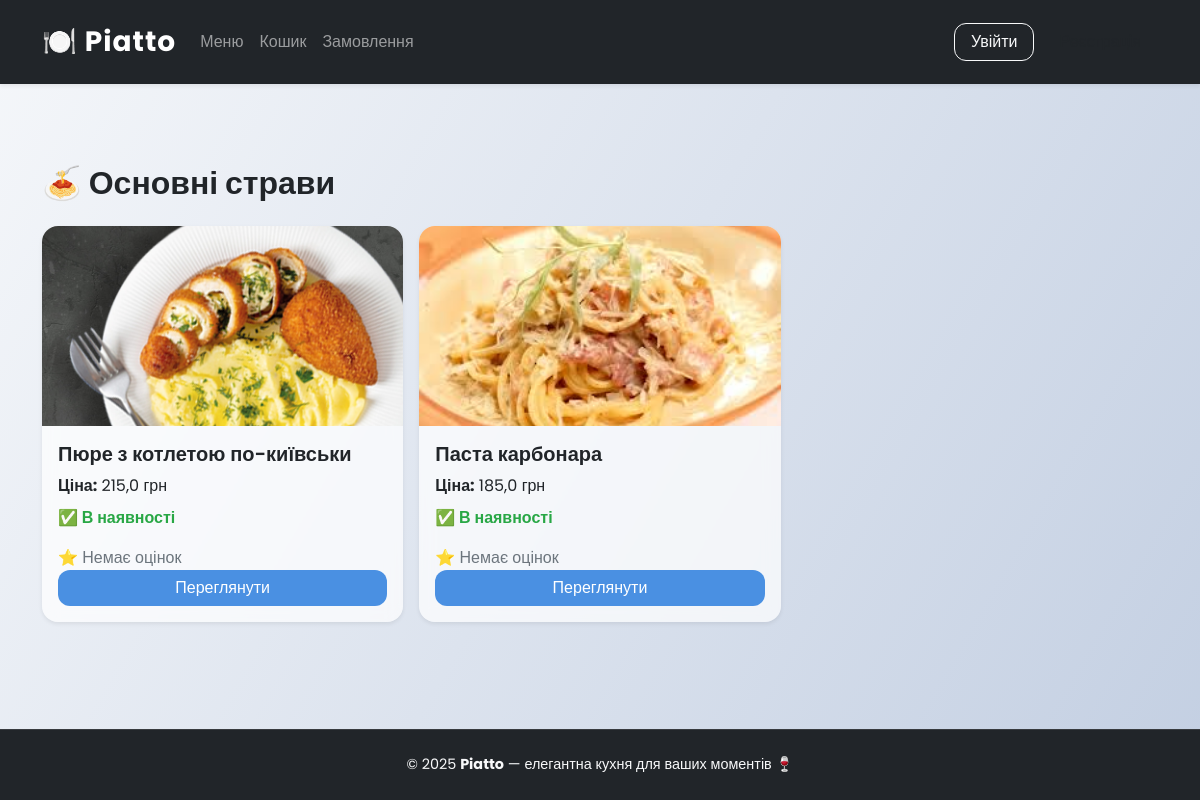
/menu/category/3/, run on the app's committed database.
### menu/models.py (models this page shows, shortened)
class Category(models.Model):
    name = models.CharField(max_length=150, unique=True)

class Dish(models.Model):
    name = models.CharField(max_length=150)
    category = models.ForeignKey(Category, on_delete=models.CASCADE, related_name="dishes")
    description = models.TextField()
    ingredients = models.TextField()
    image = models.ImageField(upload_to="dishes/", blank=True, null=True)
    price = models.FloatField(default=100.00)
    available = models.BooleanField(default=True)

### menu/views.py (the view)
# urls.py: path("category/<int:id>/", views.category_detail, name="category_detail"),
def category_detail(request, id):
    category = get_object_or_404(Category, id=id)
    dishes = Dish.objects.filter(category=category).annotate(
        avg_rating=Avg('reviews__rating'),
        review_count=Count('reviews')
    )
    return render(request, 'menu/category_detail.html', {'category': category, 'dishes': dishes})

### templates/menu/category_detail.html (shortened to what this page needs)
{% extends 'base.html' %}
{% block content %}
<div class="container my-5">
  <h2 class="mb-4">{{ category.name }}</h2>
  {% if dishes %}
  <div class="row g-3">
    {% for dish in dishes %}
    <div class="col-12 col-md-6 col-lg-4">
      <div class="card shadow-sm h-100 hover-scale border-0">
        {% if dish.image %}
          <img src="{{ dish.image.url }}" class="card-img-top"
               alt="{{ dish.name }}"
               style="height:200px; object-fit:cover; border-top-left-radius: 0.75rem; border-top-right-radius: 0.75rem;">
        {% endif %}
        <div class="card-body d-flex flex-column">
          <h5 class="card-title">{{ dish.name }}</h5>
          <p class="mb-2"><b>Ціна:</b> {{ dish.price }} грн</p>
          {% if dish.available %}
            <p class="text-success fw-semibold">✅ В наявності</p>
          {% else %}
            <p class="text-danger fw-semibold">❌ Немає в наявності</p>
          {% endif %}
          {% if dish.avg_rating %}
            <span class="text-warning">⭐ {{ dish.avg_rating|floatformat:1 }} ({{ dish.review_count }})</span>
          {% else %}
            <span class="text-muted">⭐ Немає оцінок</span>
          {% endif %}
          <a href="{% url 'menu:dish_detail' dish.id %}" class="btn btn-primary mt-auto">Переглянути</a>
        </div>
      </div>
    </div>
    {% endfor %}
  </div>
  {% else %}
    <p>Немає страв у цій категорії.</p>
  {% endif %}
</div>
{% endblock %}

### static/css/style.css (style rules this page uses)
body { font-family: 'Poppins', sans-serif; background: linear-gradient(120deg, #f5f7fa, #c3cfe2); color: #333; min-height: 100vh; display: flex; flex-direction: column; }
.card { background: rgba(255, 255, 255, 0.7); backdrop-filter: blur(8px); border-radius: 1rem; box-shadow: 0 4px 15px rgba(0, 0, 0, 0.1); transition: 0.3s ease; overflow: hidden; }
.card-title { font-weight: 600; color: #212529; }
.card-img-top, .img-frame img { border-radius: 0.75rem 0.75rem 0 0; object-fit: cover; width: 100%; }
.btn { border-radius: 0.75rem; transition: all 0.2s ease; }
.btn-primary { background-color: #4a90e2; border: none; }
.section-title, h2, h1 { font-weight: 700; color: #212529; margin-bottom: 1rem; }
.hover-scale, .hover-scale-category, .hover-scale-card { transition: all 0.3s ease; }
.text-success { color: #28a745 !important; }
.text-muted { color: #6c757d !important; }
.container, .card, .table, .form-control { animation: fadeInUp 0.4s ease; }

### data on the page
Category: name "🍝 Основні страви"
Dish: image (picture), name "Пюре з котлетою по-київськи", price "215,0", available "✅ В наявності", shows "⭐ Немає оцінок"
Dish: image (picture), name "Паста карбонара", price "185,0", available "✅ В наявності", shows "⭐ Немає оцінок"
